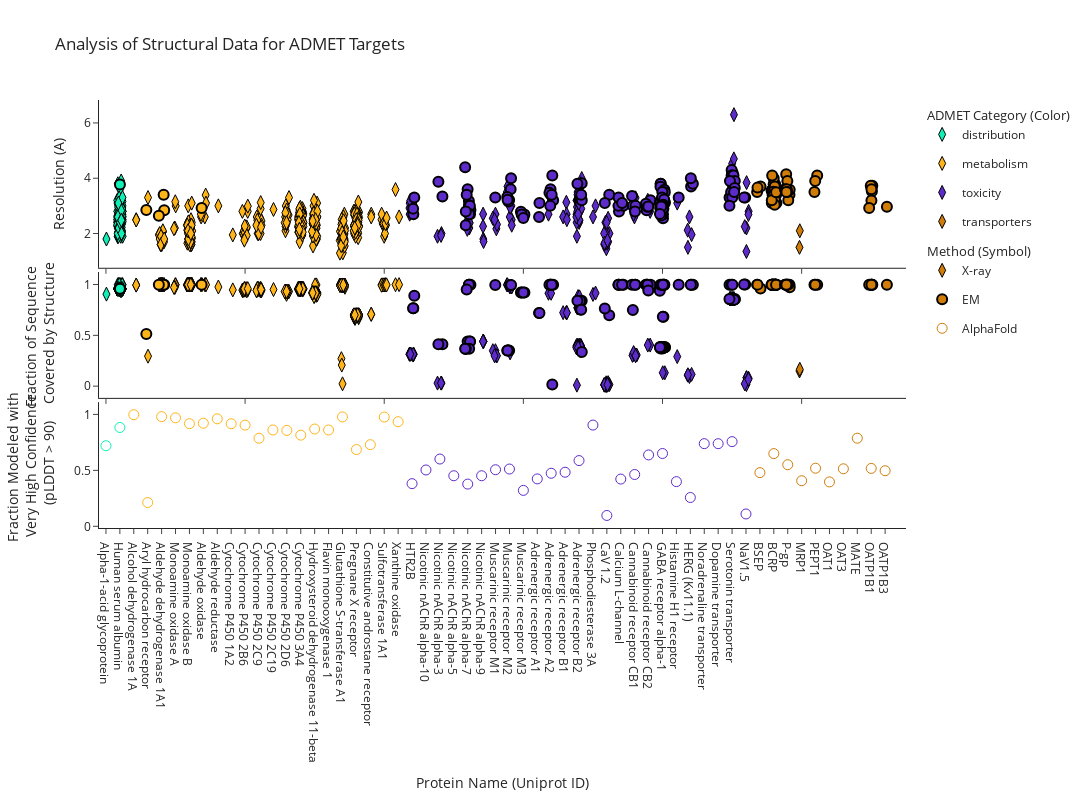

Notebook code cell kept with this figure:
### Code cell
# Create layout
layout = go.Layout(
    title="Analysis of Structural Data for ADMET Targets",
    xaxis3=dict(title='Protein Name (Uniprot ID)',
               range=[-0.5, len(protein_name_mapping) + 0.5],
               tickvals=list(protein_name_mapping.values()), 
               ticktext=[uniprot_to_grant_name[protein_name] for protein_name in df['Uniprot ID'].unique()]),
    yaxis=dict(title='Resolution (A)'),
    yaxis2=dict(title='Fraction of Sequence <br> Covered by Structure'),
    yaxis3=dict(title='Fraction Modeled with <br> Very High Confidence <br> (pLDDT > 90)'),
    template='simple_white',
    width=1600,
    height=800,
)
fig.update_layout(layout)
fig.show()

### Figure 1 — Plotly figure (JSON) as saved in the notebook; plotly's stock layout.template omitted (floating-point values rounded to 4 significant figures; data arrays with more than 128 entries replaced by an {"elided": "..."} marker saying what was removed)
{"data": [{"legendgroup": "distribution", "legendgrouptitle": {"text": "ADMET Category (Color)"}, "marker": {"color": "#11efb7", "line": {"color": "black", "width": 1}, "size": 10, "symbol": "diamond-tall"}, "mode": "markers", "name": "distribution", "opacity": 1, "showlegend": true, "x": {"elided": "148 float values"}, "y": {"elided": "148 float values"}, "type": "scatter", "xaxis": "x", "yaxis": "y"}, {"legendgroup": "distribution", "legendgrouptitle": {"text": "ADMET Category (Color)"}, "marker": {"color": "#11efb7", "line": {"color": "black", "width": 2}, "size": 10, "symbol": "circle"}, "mode": "markers", "name": "distribution", "opacity": 1, "showlegend": false, "x": [1.005], "y": [3.77], "type": "scatter", "xaxis": "x", "yaxis": "y"}, {"legendgroup": "metabolism", "marker": {"color": "#ffb418", "line": {"color": "black", "width": 1}, "size": 10, "symbol": "diamond-tall"}, "mode": "markers", "name": "metabolism", "opacity": 1, "showlegend": true, "x": {"elided": "350 float values"}, "y": {"elided": "350 float values"}, "type": "scatter", "xaxis": "x", "yaxis": "y"}, {"legendgroup": "metabolism", "marker": {"color": "#ffb418", "line": {"color": "black", "width": 2}, "size": 10, "symbol": "circle"}, "mode": "markers", "name": "metabolism", "opacity": 1, "showlegend": false, "x": [2.901, 4.186, 4.146, 3.802, 6.874], "y": [2.85, 2.84, 3.4, 2.64, 2.92], "type": "scatter", "xaxis": "x", "yaxis": "y"}, {"legendgroup": "toxicity", "marker": {"color": "#5e2bcb", "line": {"color": "black", "width": 1}, "size": 10, "symbol": "diamond-tall"}, "mode": "markers", "name": "toxicity", "opacity": 1, "showlegend": true, "x": [21.83, 21.92, 22.12, 22.07, 22.08, 21.81, 21.83, 21.87, 23.83, 24.11, 24.08, 26.12, 26.11, 25.9, 26.14, 26.15, 25.97, 27.12, 27.14, 27.11, 27.1, 27.99, 27.8, 28.06, 28.1, 27.93, 29.05, 28.82, 28.86, 29.16, 29.02, 29.14, 29.05, 29.16, 31.81, 31.99, 33.09, 33.11, 32.86, 33.13, 33.85, 33.93, 33.99, 34.01, 34.07, 34.03, 33.96, 34.08, 34.18, 33.9, 34.09, 34.07, 34.2, 34.03, 34.02, 33.95, 33.95, 34.03, 34.12, 33.82, 33.88, 33.82, 34.14, 33.85, 33.89, 33.92, 33.88, 33.89, 33.91, 33.83, 34.01, 33.81, 34.16, 33.94, 34.17, 33.98, 35.0, 35.19, 35.96, 36.19, 35.96, 35.82, 35.95, 36.09, 35.92, 36.02, 36.02, 35.8, 35.9, 35.98, 35.83, 36.09, 36.04, 38.1, 37.98, 38.14, 37.88, 37.84, 37.92, 38.06, 39.11, 38.94, 40.17, 40.02, 41.06, 41.94, 41.81, 42.09, 41.83, 44.86, 45.01, 44.92, 44.84, 45.12, 44.83, 45.02, 44.9, 44.9, 45.01, 45.13, 45.13, 46.03, 46.03, 46.04, 46.19, 45.91, 46.18], "y": [2.7, 2.8, 3.0, 2.9, 3.1, 2.92, 3.1, 3.19, 1.9, 2.0, 1.93, 2.4, 2.2, 2.38, 2.38, 2.85, 2.15, 1.8, 1.71, 2.7, 2.26, 2.7, 2.55, 2.17, 2.33, 2.5, 3.0, 3.5, 3.7, 2.5, 2.6, 3.0, 2.95, 2.3, 2.7, 3.2, 3.13, 2.7, 2.6, 2.5, 1.9, 3.4, 3.4, 2.4, 2.8, 3.4, 2.84, 2.84, 3.16, 3.5, 3.5, 3.2, 3.99, 2.79, 3.1, 3.2, 3.3, 2.48, 3.8, 3.2, 3.2, 2.7, 3.7, 2.96, 3.2, 3.1, 2.8, 3.4, 3.2, 2.4, 2.5, 2.6, 2.9, 2.7, 3.4, 3.1, 2.6, 3.0, 2.0, 2.0, 1.45, 1.6, 2.1, 2.55, 2.0, 1.7, 1.65, 2.0, 2.4, 2.4, 1.65, 1.7, 1.75, 2.8, 2.6, 2.95, 2.8, 3.25, 2.7, 3.29, 2.8, 3.2, 3.45, 3.2, 3.1, 2.6, 2.12, 1.96, 1.5, 3.14, 4.53, 3.15, 3.24, 3.4, 3.49, 3.62, 3.53, 3.8, 4.05, 4.7, 6.3, 2.2, 1.35, 3.84, 2.8, 2.25, 2.69], "type": "scatter", "xaxis": "x", "yaxis": "y"}, {"legendgroup": "toxicity", "marker": {"color": "#5e2bcb", "line": {"color": "black", "width": 2}, "size": 10, "symbol": "circle"}, "mode": "markers", "name": "toxicity", "opacity": 1, "showlegend": false, "x": [22.09, 22.08, 22.16, 24.18, 23.89, 26.09, 26.2, 26.09, 26.16, 25.99, 26.17, 25.86, 25.93, 26.1, 25.86, 25.82, 27.98, 29.09, 29.12, 28.98, 28.84, 28.93, 28.86, 30.08, 29.82, 29.88, 30.0, 31.13, 31.16, 32.08, 32.14, 31.93, 31.95, 31.97, 31.87, 32.03, 34.11, 34.19, 34.08, 33.88, 34.2, 34.16, 36.17, 35.85, 36.87, 37.18, 36.83, 36.84, 37.09, 37.87, 38.06, 37.81, 38.02, 38.91, 39.14, 38.8, 38.86, 38.93, 38.98, 39.87, 39.86, 39.8, 40.08, 39.85, 39.96, 40.14, 40.12, 40.18, 40.04, 40.17, 39.99, 39.96, 39.83, 40.11, 39.91, 40.07, 39.88, 39.92, 40.04, 39.86, 40.0, 40.07, 40.02, 39.9, 39.91, 39.82, 41.16, 42.05, 42.18, 42.04, 45.04, 44.97, 44.98, 45.08, 44.82, 44.97, 45.02, 44.93, 45.1, 45.2, 44.85, 45.01, 45.19, 45.15, 44.81, 45.94, 45.86], "y": [2.7, 2.9, 3.3, 3.34, 3.87, 3.18, 2.85, 3.02, 3.0, 3.6, 2.7, 2.3, 3.4, 2.7, 2.8, 4.4, 3.3, 3.6, 4.0, 3.21, 3.32, 3.16, 3.22, 2.69, 2.79, 2.69, 2.56, 2.6, 3.1, 4.1, 3.2, 3.0, 3.6, 3.4, 3.47, 3.4, 3.8, 3.82, 3.26, 3.8, 3.2, 3.4, 3.4, 3.1, 2.8, 3.0, 3.0, 3.3, 3.1, 3.0, 3.0, 3.36, 2.8, 2.9, 3.2, 3.08, 2.84, 2.97, 2.98, 3.8, 3.8, 3.1, 3.04, 3.69, 3.26, 3.58, 3.2, 3.12, 2.55, 3.49, 3.5, 3.3, 2.92, 3.23, 2.86, 3.04, 2.79, 3.0, 2.7, 3.0, 3.0, 2.9, 2.9, 2.65, 2.98, 2.71, 3.3, 3.7, 3.8, 4.0, 4.2, 4.3, 4.1, 3.6, 3.3, 4.1, 3.8, 3.5, 4.1, 3.9, 3.9, 3.3, 3.65, 3.5, 3.0, 3.3, 3.3], "type": "scatter", "xaxis": "x", "yaxis": "y"}, {"legendgroup": "transporters", "marker": {"color": "#d07c09", "line": {"color": "black", "width": 1}, "size": 10, "symbol": "diamond-tall"}, "mode": "markers", "name": "transporters", "opacity": 1, "showlegend": true, "x": [49.84, 49.87], "y": [1.5, 2.1], "type": "scatter", "xaxis": "x", "yaxis": "y"}, {"legendgroup": "transporters", "marker": {"color": "#d07c09", "line": {"color": "black", "width": 2}, "size": 10, "symbol": "circle"}, "mode": "markers", "name": "transporters", "opacity": 1, "showlegend": false, "x": [46.8, 47.04, 46.83, 48.1, 47.99, 48.19, 48.11, 47.83, 48.11, 47.91, 47.9, 48.03, 48.16, 47.99, 48.07, 47.88, 47.91, 48.16, 47.97, 47.91, 48.09, 48.0, 47.86, 48.08, 48.06, 47.85, 48.16, 49.13, 49.14, 48.89, 48.81, 48.97, 49.04, 48.82, 48.93, 48.99, 48.9, 51.12, 50.92, 50.97, 55.05, 55.08, 55.02, 54.97, 54.85, 55.02, 56.13], "y": [3.5, 3.7, 3.66, 3.78, 3.78, 3.1, 3.6, 3.56, 3.09, 3.58, 3.56, 3.09, 3.5, 4.0, 3.7, 4.1, 3.12, 3.39, 3.51, 3.4, 3.1, 3.4, 3.1, 3.2, 3.04, 3.2, 3.49, 3.4, 3.58, 4.14, 3.6, 3.9, 3.2, 3.6, 3.6, 3.5, 3.5, 4.1, 3.5, 3.9, 3.53, 3.73, 3.19, 3.73, 2.92, 3.6, 2.97], "type": "scatter", "xaxis": "x", "yaxis": "y"}, {"legendgroup": "X-ray", "legendgrouptitle": {"text": "Method (Symbol)"}, "marker": {"color": "#11efb7", "line": {"color": "black", "width": 1}, "size": 10, "symbol": "diamond-tall"}, "mode": "markers", "name": "X-ray", "opacity": 1, "showlegend": false, "x": {"elided": "148 float values"}, "y": {"elided": "148 float values"}, "type": "scatter", "xaxis": "x2", "yaxis": "y2"}, {"legendgroup": "EM", "marker": {"color": "#11efb7", "line": {"color": "black", "width": 2}, "size": 10, "symbol": "circle"}, "mode": "markers", "name": "EM", "opacity": 1, "showlegend": false, "x": [1.005], "y": [0.9589], "type": "scatter", "xaxis": "x2", "yaxis": "y2"}, {"legendgroup": "X-ray", "legendgrouptitle": {"text": "Method (Symbol)"}, "marker": {"color": "#ffb418", "line": {"color": "black", "width": 1}, "size": 10, "symbol": "diamond-tall"}, "mode": "markers", "name": "X-ray", "opacity": 1, "showlegend": false, "x": {"elided": "350 float values"}, "y": {"elided": "350 float values"}, "type": "scatter", "xaxis": "x2", "yaxis": "y2"}, {"legendgroup": "EM", "marker": {"color": "#ffb418", "line": {"color": "black", "width": 2}, "size": 10, "symbol": "circle"}, "mode": "markers", "name": "EM", "opacity": 1, "showlegend": false, "x": [2.901, 4.186, 4.146, 3.802, 6.874], "y": [0.5142, 0.998, 0.998, 0.998, 0.9993], "type": "scatter", "xaxis": "x2", "yaxis": "y2"}, {"legendgroup": "X-ray", "legendgrouptitle": {"text": "Method (Symbol)"}, "marker": {"color": "#5e2bcb", "line": {"color": "black", "width": 1}, "size": 10, "symbol": "diamond-tall"}, "mode": "markers", "name": "X-ray", "opacity": 1, "showlegend": false, "x": [21.83, 21.92, 22.12, 22.07, 22.08, 21.81, 21.83, 21.87, 23.83, 24.11, 24.08, 26.12, 26.11, 25.9, 26.14, 26.15, 25.97, 27.12, 27.14, 27.11, 27.1, 27.99, 27.8, 28.06, 28.1, 27.93, 29.05, 28.82, 28.86, 29.16, 29.02, 29.14, 29.05, 29.16, 31.81, 31.99, 33.09, 33.11, 32.86, 33.13, 33.85, 33.93, 33.99, 34.01, 34.07, 34.03, 33.96, 34.08, 34.18, 33.9, 34.09, 34.07, 34.2, 34.03, 34.02, 33.95, 33.95, 34.03, 34.12, 33.82, 33.88, 33.82, 34.14, 33.85, 33.89, 33.92, 33.88, 33.89, 33.91, 33.83, 34.01, 33.81, 34.16, 33.94, 34.17, 33.98, 35.0, 35.19, 35.96, 36.19, 35.96, 35.82, 35.95, 36.09, 35.92, 36.02, 36.02, 35.8, 35.9, 35.98, 35.83, 36.09, 36.04, 38.1, 37.98, 38.14, 37.88, 37.84, 37.92, 38.06, 39.11, 38.94, 40.17, 40.02, 41.06, 41.94, 41.81, 42.09, 41.83, 44.86, 45.01, 44.92, 44.84, 45.12, 44.83, 45.02, 44.9, 44.9, 45.01, 45.13, 45.13, 46.03, 46.03, 46.04, 46.19, 45.91, 46.18], "y": [0.315, 0.315, 0.315, 0.3056, 0.3139, 0.315, 0.315, 0.3139, 0.0297, 0.0297, 0.0297, 0.4064, 0.4064, 0.4064, 0.4064, 0.4064, 0.4064, 0.4405, 0.4405, 0.4405, 0.4405, 0.3489, 0.3489, 0.2989, 0.2989, 0.2989, 0.3273, 0.9979, 0.9979, 0.9785, 0.9785, 0.9785, 0.9785, 0.9785, 0.914, 0.914, 0.7233, 0.7233, 0.7233, 0.7233, 0.009685, 0.8814, 0.8257, 0.4007, 0.3801, 0.8789, 0.3801, 0.3801, 0.3801, 0.4007, 0.3499, 0.8136, 0.8136, 0.7724, 0.7724, 0.7724, 0.7724, 0.4007, 0.4007, 0.391, 0.77, 0.3995, 0.3971, 0.8136, 0.7724, 0.3995, 0.3789, 0.3789, 0.3789, 0.3789, 0.3789, 0.3789, 0.3789, 0.3789, 0.7724, 0.7724, 0.9029, 0.9161, 0.007654, 0.01486, 0.009005, 0.009005, 0.03287, 0.03422, 0.008104, 0.008104, 0.01486, 0.01486, 0.01486, 0.01486, 0.01486, 0.01486, 0.01486, 0.3061, 0.3167, 0.3061, 0.3061, 0.303, 0.3305, 0.2987, 0.4042, 0.4042, 0.1316, 0.1316, 0.2906, 0.09405, 0.1079, 0.1156, 0.1122, 0.8603, 0.8603, 0.8603, 0.8603, 0.8603, 0.8603, 0.8603, 0.8603, 0.8603, 0.8603, 0.8603, 0.8603, 0.08284, 0.01538, 0.08284, 0.07738, 0.02282, 0.06746], "type": "scatter", "xaxis": "x2", "yaxis": "y2"}, {"legendgroup": "EM", "marker": {"color": "#5e2bcb", "line": {"color": "black", "width": 2}, "size": 10, "symbol": "circle"}, "mode": "markers", "name": "EM", "opacity": 1, "showlegend": false, "x": [22.09, 22.08, 22.16, 24.18, 23.89, 26.09, 26.2, 26.09, 26.16, 25.99, 26.17, 25.86, 25.93, 26.1, 25.86, 25.82, 27.98, 29.09, 29.12, 28.98, 28.84, 28.93, 28.86, 30.08, 29.82, 29.88, 30.0, 31.13, 31.16, 32.08, 32.14, 31.93, 31.95, 31.97, 31.87, 32.03, 34.11, 34.19, 34.08, 33.88, 34.2, 34.16, 36.17, 35.85, 36.87, 37.18, 36.83, 36.84, 37.09, 37.87, 38.06, 37.81, 38.02, 38.91, 39.14, 38.8, 38.86, 38.93, 38.98, 39.87, 39.86, 39.8, 40.08, 39.85, 39.96, 40.14, 40.12, 40.18, 40.04, 40.17, 39.99, 39.96, 39.83, 40.11, 39.91, 40.07, 39.88, 39.92, 40.04, 39.86, 40.0, 40.07, 40.02, 39.9, 39.91, 39.82, 41.16, 42.05, 42.18, 42.04, 45.04, 44.97, 44.98, 45.08, 44.82, 44.97, 45.02, 44.93, 45.1, 45.2, 44.85, 45.01, 45.19, 45.15, 44.81, 45.94, 45.86], "y": [0.7672, 0.7672, 0.8898, 0.4129, 0.4129, 0.998, 0.998, 0.998, 0.4402, 0.4402, 0.4402, 0.3685, 0.9522, 0.3685, 0.3685, 0.3685, 0.9957, 0.9936, 0.9957, 0.3498, 0.3498, 0.3498, 0.3498, 0.922, 0.922, 0.922, 0.922, 0.7189, 0.7189, 0.01505, 0.9978, 0.9978, 0.9978, 0.9978, 0.9978, 0.9978, 0.7554, 0.8402, 0.8402, 0.8402, 0.3366, 0.753, 0.6974, 0.7632, 0.9983, 0.9983, 0.9983, 0.9983, 0.9983, 0.75, 0.9979, 0.9979, 0.9979, 0.9972, 0.9972, 0.9972, 0.9972, 0.9972, 0.9417, 0.3827, 0.3827, 0.9386, 0.9978, 0.9978, 0.9978, 0.9978, 0.9978, 0.3827, 0.3816, 0.3816, 0.3827, 0.3827, 0.3827, 0.3827, 0.3827, 0.3783, 0.3783, 0.3783, 0.9978, 0.3706, 0.3706, 0.682, 0.682, 0.3827, 0.3827, 0.3827, 0.9979, 0.9991, 0.9991, 0.9991, 0.8508, 0.8508, 0.8508, 0.8556, 0.9984, 0.9984, 0.9984, 0.854, 0.8508, 0.854, 0.854, 0.854, 0.8571, 0.8508, 0.8571, 0.9995, 0.9995], "type": "scatter", "xaxis": "x2", "yaxis": "y2"}, {"legendgroup": "X-ray", "legendgrouptitle": {"text": "Method (Symbol)"}, "marker": {"color": "#d07c09", "line": {"color": "black", "width": 1}, "size": 10, "symbol": "diamond-tall"}, "mode": "markers", "name": "X-ray", "opacity": 1, "showlegend": true, "x": [49.84, 49.87], "y": [0.1496, 0.1653], "type": "scatter", "xaxis": "x2", "yaxis": "y2"}, {"legendgroup": "EM", "marker": {"color": "#d07c09", "line": {"color": "black", "width": 2}, "size": 10, "symbol": "circle"}, "mode": "markers", "name": "EM", "opacity": 1, "showlegend": true, "x": [46.8, 47.04, 46.83, 48.1, 47.99, 48.19, 48.11, 47.83, 48.11, 47.91, 47.9, 48.03, 48.16, 47.99, 48.07, 47.88, 47.91, 48.16, 47.97, 47.91, 48.09, 48.0, 47.86, 48.08, 48.06, 47.85, 48.16, 49.13, 49.14, 48.89, 48.81, 48.97, 49.04, 48.82, 48.93, 48.99, 48.9, 51.12, 50.92, 50.97, 55.05, 55.08, 55.02, 54.97, 54.85, 55.02, 56.13], "y": [0.9992, 0.9606, 0.9992, 0.9969, 0.9969, 0.9985, 0.9985, 0.9969, 0.9985, 0.9969, 0.9985, 0.9985, 0.9985, 0.9985, 0.9985, 0.9985, 0.9985, 0.9985, 0.9985, 0.9969, 0.9969, 0.9969, 0.9969, 0.9969, 0.9985, 0.9985, 0.9985, 0.9992, 0.9742, 0.9984, 0.9992, 0.9992, 0.9992, 0.9992, 0.9992, 0.9992, 0.9992, 0.9986, 0.9986, 0.9986, 0.9986, 0.9986, 0.9986, 0.9986, 0.9986, 0.9986, 0.9986], "type": "scatter", "xaxis": "x2", "yaxis": "y2"}, {"legendgroup": "AlphaFold", "marker": {"color": "#11efb7", "line": {"color": "black", "width": 1}, "size": 10, "symbol": "circle-open"}, "mode": "markers", "name": "AlphaFold", "showlegend": false, "x": [0, 1], "y": [0.72, 0.8832], "type": "scatter", "xaxis": "x3", "yaxis": "y3"}, {"legendgroup": "AlphaFold", "marker": {"color": "#ffb418", "line": {"color": "black", "width": 1}, "size": 10, "symbol": "circle-open"}, "mode": "markers", "name": "AlphaFold", "showlegend": false, "x": [2, 3, 4, 5, 6, 7, 8, 9, 10, 11, 12, 13, 14, 15, 16, 17, 18, 19, 20, 21], "y": [0.9973, 0.2125, 0.98, 0.9696, 0.9171, 0.9215, 0.9606, 0.9165, 0.9041, 0.7873, 0.8609, 0.8569, 0.8147, 0.8694, 0.8606, 0.9774, 0.6859, 0.7293, 0.9762, 0.9347], "type": "scatter", "xaxis": "x3", "yaxis": "y3"}, {"legendgroup": "AlphaFold", "marker": {"color": "#5e2bcb", "line": {"color": "black", "width": 1}, "size": 10, "symbol": "circle-open"}, "mode": "markers", "name": "AlphaFold", "showlegend": false, "x": [22, 23, 24, 25, 26, 27, 28, 29, 30, 31, 32, 33, 34, 35, 36, 37, 38, 39, 40, 41, 42, 43, 44, 45, 46], "y": [0.3812, 0.5033, 0.6012, 0.4518, 0.3772, 0.4519, 0.5054, 0.5118, 0.3209, 0.4237, 0.4741, 0.4832, 0.5874, 0.9049, 0.09685, 0.4221, 0.4628, 0.6379, 0.6505, 0.3992, 0.2573, 0.7386, 0.7383, 0.7568, 0.1102], "type": "scatter", "xaxis": "x3", "yaxis": "y3"}, {"legendgroup": "AlphaFold", "marker": {"color": "#d07c09", "line": {"color": "black", "width": 1}, "size": 10, "symbol": "circle-open"}, "mode": "markers", "name": "AlphaFold", "showlegend": true, "x": [47, 48, 49, 50, 51, 52, 53, 54, 55, 56], "y": [0.4795, 0.6498, 0.5504, 0.4072, 0.5191, 0.3968, 0.5139, 0.7873, 0.5174, 0.4964], "type": "scatter", "xaxis": "x3", "yaxis": "y3"}], "layout": {"xaxis": {"anchor": "y", "domain": [0.0, 1.0], "matches": "x3", "showticklabels": false}, "yaxis": {"anchor": "x", "domain": [0.608, 1.0], "title": {"text": "Resolution (A)"}}, "xaxis2": {"anchor": "y2", "domain": [0.0, 1.0], "matches": "x3", "showticklabels": false}, "yaxis2": {"anchor": "x2", "domain": [0.304, 0.598], "title": {"text": "Fraction of Sequence <br> Covered by Structure"}}, "xaxis3": {"anchor": "y3", "domain": [0.0, 1.0], "title": {"text": "Protein Name (Uniprot ID)"}, "range": [-0.5, 57.5], "ticktext": ["Alpha-1-acid glycoprotein", "Human serum albumin", "Alcohol dehydrogenase 1A", "Aryl hydrocarbon receptor", "Aldehyde dehydrogenase 1A1", "Monoamine oxidase A", "Monoamine oxidase B", "Aldehyde oxidase", "Aldehyde reductase", "Cytochrome P450 1A2", "Cytochrome P450 2B6", "Cytochrome P450 2C9", "Cytochrome P450 2C19", "Cytochrome P450 2D6", "Cytochrome P450 3A4", "Hydroxysteroid dehydrogenase 11-beta", "Flavin monooxygenase 1", "Glutathione S-transferase A1", "Pregnane X receptor", "Constitutive androstane receptor", "Sulfotransferase 1A1", "Xanthine oxidase", "HTR2B", "Nicotinic nAChR alpha-10", "Nicotinic nAChR alpha-3", "Nicotinic nAChR alpha-5", "Nicotinic nAChR alpha-7", "Nicotinic nAChR alpha-9", "Muscarinic receptor M1", "Muscarinic receptor M2", "Muscarinic receptor M3", "Adrenergic receptor A1", "Adrenergic receptor A2", "Adrenergic receptor B1", "Adrenergic receptor B2", "Phosphodiesterase 3A", "CaV 1.2", "Calcium L-channel", "Cannabinoid receptor CB1", "Cannabinoid receptor CB2", "GABA receptor alpha-1", "Histamine H1 receptor", "HERG (Kv11.1)", "Noradrenaline transporter", "Dopamine transporter", "Serotonin transporter", "NaV1.5", "BSEP", "BCRP", "P-gp", "MRP1", "PEPT1", "OAT1", "OAT3", "MATE", "OATP1B1", "OATP1B3"], "tickvals": [0, 1, 2, 3, 4, 5, 6, 7, 8, 9, 10, 11, 12, 13, 14, 15, 16, 17, 18, 19, 20, 21, 22, 23, 24, 25, 26, 27, 28, 29, 30, 31, 32, 33, 34, 35, 36, 37, 38, 39, 40, 41, 42, 43, 44, 45, 46, 47, 48, 49, 50, 51, 52, 53, 54, 55, 56]}, "yaxis3": {"anchor": "x3", "domain": [0.0, 0.294], "title": {"text": "Fraction Modeled with <br> Very High Confidence <br> (pLDDT > 90)"}}, "title": {"text": "Analysis of Structural Data for ADMET Targets"}, "height": 800, "width": 1600}}
